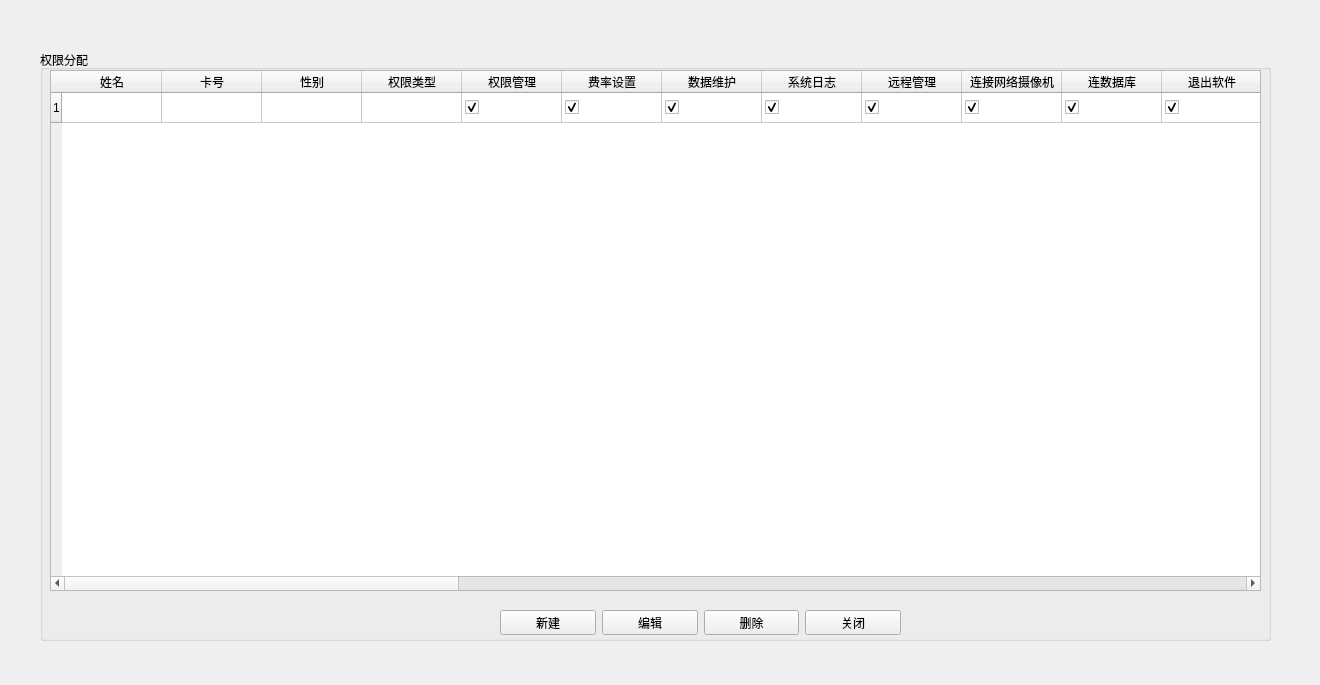
<?xml version="1.0" encoding="UTF-8"?>
<ui version="4.0">
 <class>NewCRightMgm</class>
 <widget class="QFrame" name="NewCRightMgm">
  <property name="geometry">
   <rect>
    <x>0</x>
    <y>0</y>
    <width>1320</width>
    <height>685</height>
   </rect>
  </property>
  <property name="windowTitle">
   <string>权限设置</string>
  </property>
  <property name="styleSheet">
   <string notr="true">background-image:url(D:/WinParkUI/debug/Image/NewIcon/CommonBigBG-normal1366x768.jpg);</string>
  </property>
  <property name="frameShape">
   <enum>QFrame::NoFrame</enum>
  </property>
  <property name="frameShadow">
   <enum>QFrame::Raised</enum>
  </property>
  <widget class="QGroupBox" name="gbRight">
   <property name="geometry">
    <rect>
     <x>40</x>
     <y>50</y>
     <width>1231</width>
     <height>591</height>
    </rect>
   </property>
   <property name="styleSheet">
    <string notr="true">background-image:url(none);</string>
   </property>
   <property name="title">
    <string>权限分配</string>
   </property>
   <widget class="QTableWidget" name="tableRight">
    <property name="geometry">
     <rect>
      <x>10</x>
      <y>20</y>
      <width>1211</width>
      <height>521</height>
     </rect>
    </property>
    <property name="styleSheet">
     <string notr="true">background-image:url(none);</string>
    </property>
    <row>
     <property name="text">
      <string>1</string>
     </property>
    </row>
    <column>
     <property name="text">
      <string>姓名</string>
     </property>
    </column>
    <column>
     <property name="text">
      <string>卡号</string>
     </property>
    </column>
    <column>
     <property name="text">
      <string>性别</string>
     </property>
    </column>
    <column>
     <property name="text">
      <string>权限类型</string>
     </property>
    </column>
    <column>
     <property name="text">
      <string>权限管理</string>
     </property>
    </column>
    <column>
     <property name="text">
      <string>费率设置</string>
     </property>
    </column>
    <column>
     <property name="text">
      <string>数据维护</string>
     </property>
    </column>
    <column>
     <property name="text">
      <string>系统日志</string>
     </property>
    </column>
    <column>
     <property name="text">
      <string>远程管理</string>
     </property>
    </column>
    <column>
     <property name="text">
      <string>连接网络摄像机</string>
     </property>
    </column>
    <column>
     <property name="text">
      <string>连数据库</string>
     </property>
    </column>
    <column>
     <property name="text">
      <string>退出软件</string>
     </property>
    </column>
    <column>
     <property name="text">
      <string>月租卡</string>
     </property>
    </column>
    <column>
     <property name="text">
      <string>储值卡</string>
     </property>
    </column>
    <column>
     <property name="text">
      <string>计时卡</string>
     </property>
    </column>
    <column>
     <property name="text">
      <string>发布显示屏信息</string>
     </property>
    </column>
    <column>
     <property name="text">
      <string>设备配置</string>
     </property>
    </column>
    <column>
     <property name="text">
      <string>系统设置</string>
     </property>
    </column>
    <column>
     <property name="text">
      <string>批量设置卡片进出权</string>
     </property>
    </column>
    <column>
     <property name="text">
      <string>收费折扣种类设置</string>
     </property>
    </column>
    <column>
     <property name="text">
      <string>黑名单</string>
     </property>
    </column>
    <column>
     <property name="text">
      <string>串口设置</string>
     </property>
    </column>
    <column>
     <property name="text">
      <string>车牌识别设置</string>
     </property>
    </column>
    <column>
     <property name="text">
      <string>时间同步</string>
     </property>
    </column>
    <column>
     <property name="text">
      <string>出入记录</string>
     </property>
    </column>
    <column>
     <property name="text">
      <string>续费纪录</string>
     </property>
    </column>
    <column>
     <property name="text">
      <string>折扣汇总报表</string>
     </property>
    </column>
    <column>
     <property name="text">
      <string>打印报表</string>
     </property>
    </column>
    <column>
     <property name="text">
      <string>滞留车辆</string>
     </property>
    </column>
    <column>
     <property name="text">
      <string>打印年报表</string>
     </property>
    </column>
    <column>
     <property name="text">
      <string>住址</string>
     </property>
    </column>
    <column>
     <property name="text">
      <string>电话</string>
     </property>
    </column>
    <column>
     <property name="text">
      <string>id</string>
     </property>
    </column>
    <item row="0" column="0">
     <property name="text">
      <string/>
     </property>
    </item>
    <item row="0" column="2">
     <property name="text">
      <string/>
     </property>
    </item>
    <item row="0" column="3">
     <property name="text">
      <string/>
     </property>
    </item>
    <item row="0" column="4">
     <property name="text">
      <string/>
     </property>
     <property name="checkState">
      <enum>Checked</enum>
     </property>
    </item>
    <item row="0" column="5">
     <property name="text">
      <string/>
     </property>
     <property name="checkState">
      <enum>Checked</enum>
     </property>
    </item>
    <item row="0" column="6">
     <property name="text">
      <string/>
     </property>
     <property name="checkState">
      <enum>Checked</enum>
     </property>
    </item>
    <item row="0" column="7">
     <property name="text">
      <string/>
     </property>
     <property name="checkState">
      <enum>Checked</enum>
     </property>
    </item>
    <item row="0" column="8">
     <property name="text">
      <string/>
     </property>
     <property name="checkState">
      <enum>Checked</enum>
     </property>
    </item>
    <item row="0" column="9">
     <property name="text">
      <string/>
     </property>
     <property name="checkState">
      <enum>Checked</enum>
     </property>
    </item>
    <item row="0" column="10">
     <property name="text">
      <string/>
     </property>
     <property name="checkState">
      <enum>Checked</enum>
     </property>
    </item>
    <item row="0" column="11">
     <property name="text">
      <string/>
     </property>
     <property name="checkState">
      <enum>Checked</enum>
     </property>
    </item>
    <item row="0" column="12">
     <property name="text">
      <string/>
     </property>
     <property name="checkState">
      <enum>Checked</enum>
     </property>
    </item>
    <item row="0" column="13">
     <property name="text">
      <string/>
     </property>
     <property name="checkState">
      <enum>Checked</enum>
     </property>
    </item>
    <item row="0" column="14">
     <property name="text">
      <string/>
     </property>
     <property name="checkState">
      <enum>Checked</enum>
     </property>
    </item>
    <item row="0" column="15">
     <property name="text">
      <string/>
     </property>
     <property name="checkState">
      <enum>Checked</enum>
     </property>
    </item>
    <item row="0" column="16">
     <property name="text">
      <string/>
     </property>
     <property name="checkState">
      <enum>Checked</enum>
     </property>
    </item>
    <item row="0" column="17">
     <property name="text">
      <string/>
     </property>
     <property name="checkState">
      <enum>Checked</enum>
     </property>
    </item>
    <item row="0" column="18">
     <property name="text">
      <string/>
     </property>
     <property name="checkState">
      <enum>Checked</enum>
     </property>
    </item>
    <item row="0" column="19">
     <property name="text">
      <string/>
     </property>
     <property name="checkState">
      <enum>Checked</enum>
     </property>
    </item>
    <item row="0" column="21">
     <property name="text">
      <string/>
     </property>
     <property name="checkState">
      <enum>Checked</enum>
     </property>
    </item>
    <item row="0" column="22">
     <property name="text">
      <string/>
     </property>
     <property name="checkState">
      <enum>Checked</enum>
     </property>
    </item>
    <item row="0" column="23">
     <property name="text">
      <string/>
     </property>
     <property name="checkState">
      <enum>Checked</enum>
     </property>
    </item>
    <item row="0" column="24">
     <property name="text">
      <string/>
     </property>
     <property name="checkState">
      <enum>Checked</enum>
     </property>
    </item>
    <item row="0" column="25">
     <property name="text">
      <string/>
     </property>
     <property name="checkState">
      <enum>Checked</enum>
     </property>
     <property name="flags">
      <set>ItemIsSelectable|ItemIsUserCheckable|ItemIsEnabled</set>
     </property>
    </item>
    <item row="0" column="26">
     <property name="text">
      <string/>
     </property>
     <property name="checkState">
      <enum>Checked</enum>
     </property>
    </item>
    <item row="0" column="27">
     <property name="text">
      <string/>
     </property>
     <property name="checkState">
      <enum>Checked</enum>
     </property>
    </item>
    <item row="0" column="28">
     <property name="text">
      <string/>
     </property>
     <property name="checkState">
      <enum>Checked</enum>
     </property>
    </item>
    <item row="0" column="29">
     <property name="text">
      <string/>
     </property>
     <property name="checkState">
      <enum>Checked</enum>
     </property>
    </item>
   </widget>
   <widget class="QWidget" name="layoutWidget">
    <property name="geometry">
     <rect>
      <x>460</x>
      <y>560</y>
      <width>401</width>
      <height>25</height>
     </rect>
    </property>
    <property name="styleSheet">
     <string notr="true">background-image:url(none);</string>
    </property>
    <layout class="QHBoxLayout" name="hbLayout">
     <item>
      <widget class="QPushButton" name="btnNew">
       <property name="styleSheet">
        <string notr="true">background-image:url(none);</string>
       </property>
       <property name="text">
        <string>新建</string>
       </property>
      </widget>
     </item>
     <item>
      <widget class="QPushButton" name="btnEdit">
       <property name="styleSheet">
        <string notr="true">background-image:url(none);</string>
       </property>
       <property name="text">
        <string>编辑</string>
       </property>
      </widget>
     </item>
     <item>
      <widget class="QPushButton" name="btnDelete">
       <property name="styleSheet">
        <string notr="true">background-image:url(none);</string>
       </property>
       <property name="text">
        <string>删除</string>
       </property>
      </widget>
     </item>
     <item>
      <widget class="QPushButton" name="btnExit">
       <property name="styleSheet">
        <string notr="true">background-image:url(none);</string>
       </property>
       <property name="text">
        <string>关闭</string>
       </property>
      </widget>
     </item>
    </layout>
   </widget>
  </widget>
  <widget class="QWidget" name="wgButton" native="true">
   <property name="geometry">
    <rect>
     <x>490</x>
     <y>750</y>
     <width>401</width>
     <height>31</height>
    </rect>
   </property>
   <property name="styleSheet">
    <string notr="true">background-image:url(none);</string>
   </property>
  </widget>
  <widget class="QLabel" name="lblTitle">
   <property name="geometry">
    <rect>
     <x>30</x>
     <y>5</y>
     <width>141</width>
     <height>21</height>
    </rect>
   </property>
   <property name="font">
    <font>
     <weight>75</weight>
     <bold>true</bold>
    </font>
   </property>
   <property name="styleSheet">
    <string notr="true">background-image:url(none);
color: rgb(170, 0, 0);</string>
   </property>
   <property name="text">
    <string/>
   </property>
  </widget>
  <widget class="QLabel" name="lblClose">
   <property name="geometry">
    <rect>
     <x>1280</x>
     <y>4</y>
     <width>30</width>
     <height>15</height>
    </rect>
   </property>
   <property name="text">
    <string/>
   </property>
  </widget>
 </widget>
 <resources/>
 <connections/>
</ui>
